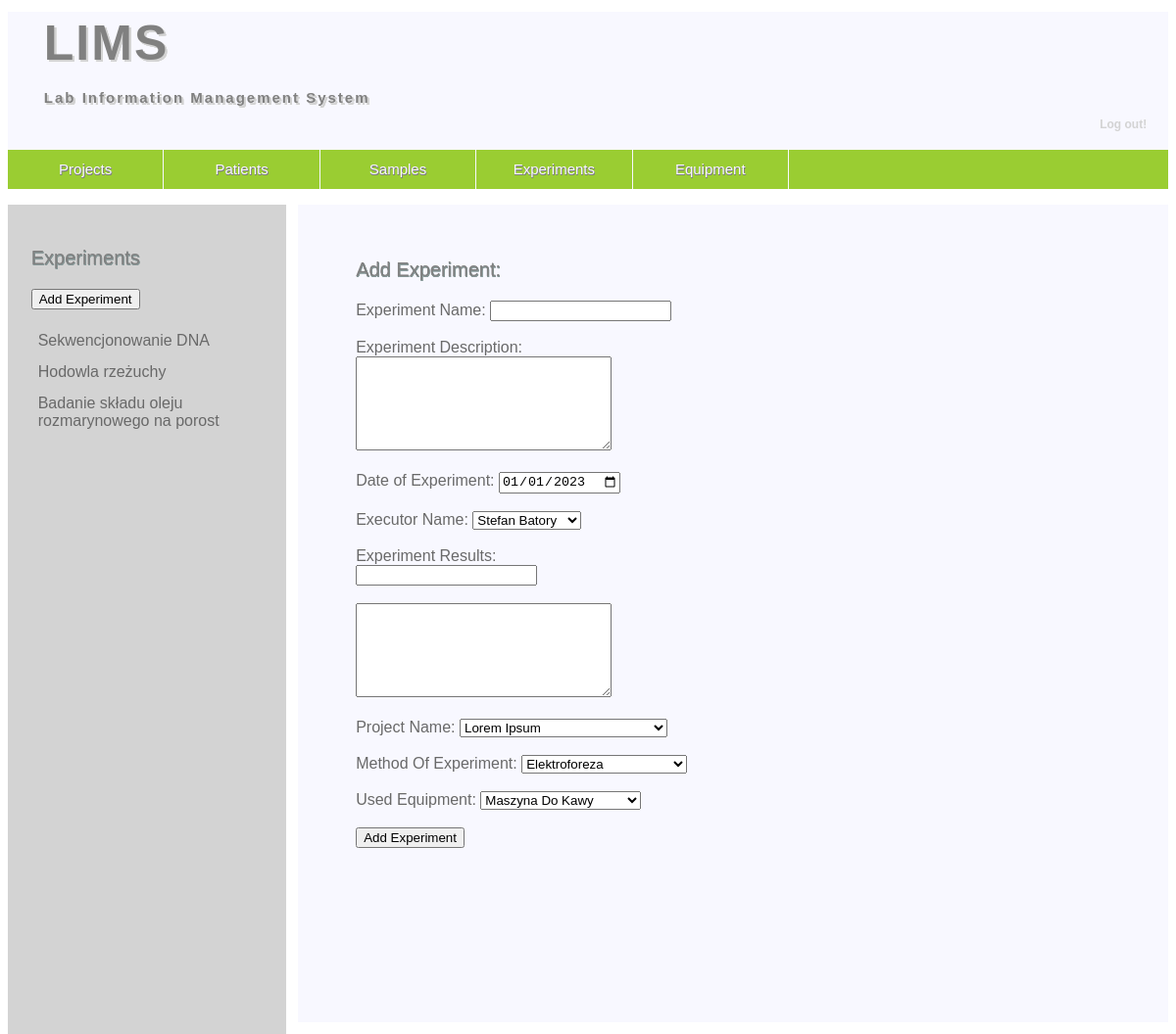
The page /PHP-scripts/one_addexperiment.php (signed in) on the database its author committed.
### tables this page shows
CREATE TABLE `experiments` (
  `idexperiments` int(11) NOT NULL,
  `name` varchar(45) NOT NULL,
  `description` varchar(45) NOT NULL,
  `execution_date` date NOT NULL,
  `id_executor` int(11) NOT NULL,
  `result` longtext NOT NULL,
  `projects_idprojects` int(11) NOT NULL,
  `method_of_experiment_idmethod_of_experiment` int(11) NOT NULL,
  `used_equipment` int(11) DEFAULT NULL
);

### PHP-scripts/one_addexperiment.php (the view, shortened to what this page needs)
<?php
	require_once 'connect.php';
	$conn = @new mysqli($servername, $username, $password, $dbname);
	mysqli_set_charset($conn, "utf8");
	$ID = $_SESSION['ID'];
?>
 <!DOCTYPE html>
 <html>
 <head>
	<link rel="stylesheet" href="style.css" type="text/css" />
 </head>
 <body>
	<header>
		<h1 class="logo">LIMS</h1>
		<h4 class="logo">Lab Information Management System <p class="out"> <a href="logout.php">Log out!</a></p>
		</h4>
		<nav>
			<ul class="menu">
			<li><a href="projects.php">Projects</a></li>
			<?php
			if (isset($_SESSION['admin'])){
				echo "<li><a href='patients.php'>Patients</a></li>";
				echo "<li><a href='samples.php'>Samples</a></li>";}
			?>
			<li><a href="experiments.php">Experiments</a></li>
			<li><a href="equipment.php">Equipment</a></li>
			</ul>
		</nav>
	</header>
	<main>
		<section class="content">
		<p class="content_title"> Experiments</p>
			<a href="one_addexperiment.php">
				<button>Add Experiment</button>
			</a>
			<ul class="titles">
			<?php
				if (isset($_SESSION['admin'])){
				$q = "SELECT idexperiments, name FROM experiments";
				$result = $conn->query($q);
				}
				else {
					$q = "SELECT * FROM `experiments` RIGHT OUTER JOIN projects_has_w_personal_data USING (projects_idprojects) WHERE w_personal_data_id_personal_data = ?;";
					$result = $conn->execute_query($q,[$ID]);
				}
				while($row = mysqli_fetch_assoc($result))
				{
					echo "<li><a href='one_experiment.php?value_key=".$row['idexperiments']."'>".$row['name']."</a></li>";
				}
			?>
			</ul>
		</section>
		<section class="results">
		<p class="content_title"> Add Experiment: </p>
		<form action="add_experiment.php" method="POST">
        	<?php
			class DropDown{
				public function getDropdownOptions($tableName, $valueColumn, $textColumn, $conn) {
					$query = "SELECT $valueColumn, $textColumn FROM $tableName;";
					$result = mysqli_query($conn,$query);
					$options = '';
					while ($row = $result->fetch_assoc()) {
						$value = $row[$valueColumn];
						$text = $row[$textColumn];
						$options .= "<option value='$value'>$text</option>";
					}
					return $options;
				}
			}
			$dropDown = new DropDown();
			$metOfExp = $dropDown -> getDropdownOptions("method_of_experiment","idmethod_of_experiment",
			"name",$conn);
			$exeName = $dropDown -> getDropdownOptions("w_personal_data","id_personal_data",
			'CONCAT(name," ",surname)',$conn);
			$usdEq = $dropDown -> getDropdownOptions("lab_equipment","idlab_equipment",
			"name",$conn);
			$projName = $dropDown -> getDropdownOptions("projects","idprojects",
			"title",$conn);
			?>
			<label for='expeName'>Experiment Name: </label>
			<input type='text' name='expeName' id='expeName'required><br><br>
			<label for='expeDes'>Experiment Description: </label><br>
            <textarea name="expeDes" id="expeDes" wrap="hard" rows="6" cols="30" minlength="0"maxlength="50000" required>
            </textarea><br><br>
			<label for="expDate">Date of Experiment: </label>
        	<input type="date" name="expDate" id="expDate" value = "2023-01-01"/><br><br>
			<label for="exeName">Executor Name: </label>
			<select name="exeName" id="exeName" required>
				<?php echo $exeName; ?>
			</select><br><br>
			<label for="expResu">Experiment Results: </label><br>
        	<input type='text' name='expResu' id='expResu' required ><br><br>
			<textarea name="expResu" id="expResu" wrap="hard" rows="6" cols="30" minlength="0"maxlength="50000" required> </textarea><br><br>
			<label for="projName">Project Name: </label>
			<select name="projName" id="projName" required>
				<?php echo $projName; ?>
			</select><br><br>
			<label for="metOfExp">Method Of Experiment: </label>
			<select name="metOfExp" id="metOfExp" required>
				<?php echo $metOfExp;?>
			</select><br><br>
        	<label for="usedEq">Used Equipment: </label>
			<select name="usedEq" id="usedEq" required>
				<?php echo $usdEq;?>
			</select><br><br>
        	<input type="submit" value="Add Experiment">
    </form>
		</section>
	</main>
 </body>
 </html>

### style/style.css (style rules this page uses)
header { font-family: Arial, Helvetica, sans-serif; width: 100%; margin-left: auto; margin-right: auto; background-color: ghostwhite; min-height: 15%; }
h1.logo { color: grey; padding: 3px 10px 3px 25px; margin: 1%; font-size: 50px; letter-spacing: 2px; text-shadow: 2px 2px 0.5px lightgrey, 2px 2px 0.5px lightgrey, 2px 2px 0.5px lightgrey, 2px 2px 0.5px lightgrey; }
h4.logo { color: grey; padding: 3px 10px 3px 25px; margin: 1%; font-size: 15px; letter-spacing: 2px; text-shadow: 2px 2px 0.5px lightgrey, 2px 2px 0.5px lightgrey, 2px 2px 0.5px lightgrey, 2px 2px 0.5px lightgrey; }
p.out { text-align: right; font-size: 12px; text-shadow: none; padding-bottom:0; margin-bottom:0; letter-spacing: 0; }
header a { color: lightgrey; text-decoration: none; }
nav { background-color: yellowgreen; }
.menu { padding-left: 0; list-style-type: none; background-color: yellowgreen; min-height: 40px; line-height: 250%; color: ghostwhite; text-shadow: 0.5px 0.5px 0px grey, 0.5px 0.5px 0px grey, 0.5px 0.5px 0px grey, 0.5px 0.5px 0px grey; }
.menu > li { font-size: 15px; text-align:center; float: left; padding-left: 20px; padding-right: 20px; border-right: 1px solid ghostwhite; width: 10%; }
.menu a { color: ghostwhite; text-decoration: none; }
main { font-family: Arial, Helvetica, sans-serif; width: 100%; margin: auto; margin-left: auto; margin-right: auto; min-height: 80%; }
.content { float: left; width: 20%; padding: 2%; background-color: lightgrey; color: dimgrey; min-height: 800px; margin: auto; margin-right: 1%; }
p.content_title { font-size: 20px; color: #808080; text-shadow: 0.5px 0.5px 0px #889999, 0.5px 0.5px 0px #889999, 0.5px 0.5px 0px #889999, 0.5px 0.5px 0px #889999; }
.titles { list-style-type: none; color: dimgrey; padding:0; }
.titles > li { color: #808080; width:80%; text-align: left; padding: 7px; }
.titles a { color: dimgrey; text-decoration: none; }
.results { background-color: ghostwhite; color: dimgrey; float: left; width: 62%; padding-left: 5%; padding-right: 8%; padding-top: 3%; min-height: 800px; margin:auto; overflow-x:auto; }

### rows shown on the page
experiments: name "Sekwencjonowanie DNA"
experiments: name "Hodowla rzeżuchy"
experiments: name "Badanie składu oleju rozmarynowego na porost"

### other values the page prints
form field exeName "Stefan Batory"
form field projName "Lorem Ipsum"
form field metOfExp "Elektroforeza"
form field usedEq "Maszyna Do Kawy"
